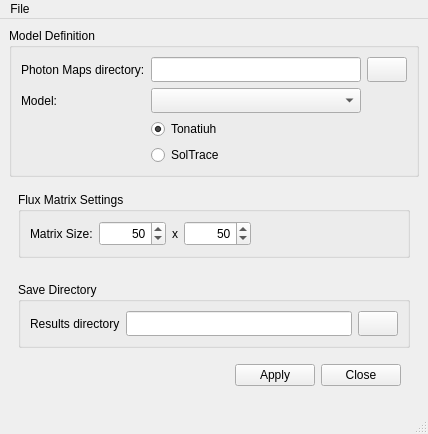
<?xml version="1.0" encoding="UTF-8"?>
<ui version="4.0">
 <class>MainWindow</class>
 <widget class="QMainWindow" name="MainWindow">
  <property name="geometry">
   <rect>
    <x>0</x>
    <y>0</y>
    <width>428</width>
    <height>414</height>
   </rect>
  </property>
  <property name="windowTitle">
   <string>MainWindow</string>
  </property>
  <widget class="QWidget" name="centralwidget">
   <layout class="QVBoxLayout" name="verticalLayout">
    <item>
     <widget class="QGroupBox" name="modelBox">
      <property name="title">
       <string>Model Definition</string>
      </property>
      <layout class="QGridLayout" name="gridLayout">
       <item row="1" column="0">
        <widget class="QLabel" name="directoryLabel">
         <property name="minimumSize">
          <size>
           <width>0</width>
           <height>25</height>
          </size>
         </property>
         <property name="text">
          <string>Photon Maps directory:</string>
         </property>
        </widget>
       </item>
       <item row="1" column="2">
        <widget class="QLineEdit" name="directoryLine">
         <property name="minimumSize">
          <size>
           <width>0</width>
           <height>25</height>
          </size>
         </property>
        </widget>
       </item>
       <item row="1" column="3">
        <widget class="QPushButton" name="openButton">
         <property name="minimumSize">
          <size>
           <width>0</width>
           <height>25</height>
          </size>
         </property>
         <property name="text">
          <string/>
         </property>
         <property name="icon">
          <iconset resource="photonsanalyzer.qrc">
           <normaloff>:/icons/open.png</normaloff>:/icons/open.png</iconset>
         </property>
        </widget>
       </item>
       <item row="2" column="0">
        <widget class="QLabel" name="modelLabel">
         <property name="minimumSize">
          <size>
           <width>0</width>
           <height>25</height>
          </size>
         </property>
         <property name="text">
          <string>Model:</string>
         </property>
        </widget>
       </item>
       <item row="2" column="2">
        <widget class="QComboBox" name="modelCombo">
         <property name="minimumSize">
          <size>
           <width>0</width>
           <height>25</height>
          </size>
         </property>
        </widget>
       </item>
       <item row="3" column="2">
        <widget class="QRadioButton" name="tonatiuhRadio">
         <property name="text">
          <string>Tonatiuh</string>
         </property>
         <property name="checked">
          <bool>true</bool>
         </property>
        </widget>
       </item>
       <item row="4" column="2">
        <widget class="QRadioButton" name="solTraceRadio">
         <property name="text">
          <string>SolTrace</string>
         </property>
        </widget>
       </item>
      </layout>
     </widget>
    </item>
    <item>
     <widget class="QWidget" name="fluxWidget" native="true">
      <layout class="QVBoxLayout" name="verticalLayout_2">
       <item>
        <widget class="QGroupBox" name="fluxBox">
         <property name="title">
          <string>Flux Matrix Settings</string>
         </property>
         <layout class="QHBoxLayout" name="horizontalLayout_2">
          <item>
           <widget class="QLabel" name="matrixSizeLabel">
            <property name="minimumSize">
             <size>
              <width>0</width>
              <height>25</height>
             </size>
            </property>
            <property name="text">
             <string>Matrix Size:</string>
            </property>
           </widget>
          </item>
          <item>
           <widget class="QSpinBox" name="matrixWidthSpin">
            <property name="minimumSize">
             <size>
              <width>0</width>
              <height>25</height>
             </size>
            </property>
            <property name="maximumSize">
             <size>
              <width>80</width>
              <height>16777215</height>
             </size>
            </property>
            <property name="alignment">
             <set>Qt::AlignRight|Qt::AlignTrailing|Qt::AlignVCenter</set>
            </property>
            <property name="maximum">
             <number>999999999</number>
            </property>
            <property name="value">
             <number>50</number>
            </property>
           </widget>
          </item>
          <item>
           <widget class="QLabel" name="xLabel">
            <property name="sizePolicy">
             <sizepolicy hsizetype="Fixed" vsizetype="Preferred">
              <horstretch>0</horstretch>
              <verstretch>0</verstretch>
             </sizepolicy>
            </property>
            <property name="text">
             <string>x</string>
            </property>
           </widget>
          </item>
          <item>
           <widget class="QSpinBox" name="matrixHeightSpin">
            <property name="minimumSize">
             <size>
              <width>0</width>
              <height>25</height>
             </size>
            </property>
            <property name="maximumSize">
             <size>
              <width>80</width>
              <height>16777215</height>
             </size>
            </property>
            <property name="layoutDirection">
             <enum>Qt::LeftToRight</enum>
            </property>
            <property name="alignment">
             <set>Qt::AlignRight|Qt::AlignTrailing|Qt::AlignVCenter</set>
            </property>
            <property name="maximum">
             <number>999999999</number>
            </property>
            <property name="value">
             <number>50</number>
            </property>
           </widget>
          </item>
          <item>
           <spacer name="horizontalSpacer">
            <property name="orientation">
             <enum>Qt::Horizontal</enum>
            </property>
            <property name="sizeHint" stdset="0">
             <size>
              <width>40</width>
              <height>20</height>
             </size>
            </property>
           </spacer>
          </item>
         </layout>
        </widget>
       </item>
      </layout>
     </widget>
    </item>
    <item>
     <widget class="QWidget" name="saveWidgetwidget" native="true">
      <layout class="QVBoxLayout" name="verticalLayout_3">
       <item>
        <widget class="QGroupBox" name="saveBox">
         <property name="title">
          <string>Save Directory</string>
         </property>
         <layout class="QGridLayout" name="gridLayout_3">
          <item row="0" column="0">
           <widget class="QLabel" name="saveLabel">
            <property name="minimumSize">
             <size>
              <width>25</width>
              <height>0</height>
             </size>
            </property>
            <property name="text">
             <string>Results directory</string>
            </property>
           </widget>
          </item>
          <item row="0" column="1">
           <widget class="QLineEdit" name="resultsDirectoryLine">
            <property name="minimumSize">
             <size>
              <width>0</width>
              <height>25</height>
             </size>
            </property>
           </widget>
          </item>
          <item row="0" column="2">
           <widget class="QPushButton" name="saveButton">
            <property name="minimumSize">
             <size>
              <width>0</width>
              <height>25</height>
             </size>
            </property>
            <property name="text">
             <string/>
            </property>
            <property name="icon">
             <iconset resource="photonsanalyzer.qrc">
              <normaloff>:/icons/open.png</normaloff>:/icons/open.png</iconset>
            </property>
           </widget>
          </item>
         </layout>
        </widget>
       </item>
       <item>
        <spacer name="verticalSpacer">
         <property name="orientation">
          <enum>Qt::Vertical</enum>
         </property>
         <property name="sizeHint" stdset="0">
          <size>
           <width>20</width>
           <height>40</height>
          </size>
         </property>
        </spacer>
       </item>
       <item>
        <widget class="QWidget" name="buttonsWidget" native="true">
         <property name="maximumSize">
          <size>
           <width>16777215</width>
           <height>40</height>
          </size>
         </property>
         <layout class="QHBoxLayout" name="horizontalLayout">
          <item>
           <spacer name="horizontalSpacer_2">
            <property name="orientation">
             <enum>Qt::Horizontal</enum>
            </property>
            <property name="sizeHint" stdset="0">
             <size>
              <width>1000</width>
              <height>20</height>
             </size>
            </property>
           </spacer>
          </item>
          <item>
           <widget class="QDialogButtonBox" name="buttonBox">
            <property name="minimumSize">
             <size>
              <width>0</width>
              <height>25</height>
             </size>
            </property>
            <property name="layoutDirection">
             <enum>Qt::RightToLeft</enum>
            </property>
            <property name="standardButtons">
             <set>QDialogButtonBox::Apply|QDialogButtonBox::Close</set>
            </property>
           </widget>
          </item>
         </layout>
        </widget>
       </item>
      </layout>
     </widget>
    </item>
   </layout>
  </widget>
  <widget class="QMenuBar" name="menubar">
   <property name="geometry">
    <rect>
     <x>0</x>
     <y>0</y>
     <width>428</width>
     <height>21</height>
    </rect>
   </property>
   <widget class="QMenu" name="menuFile">
    <property name="title">
     <string>File</string>
    </property>
    <addaction name="actionClose"/>
   </widget>
   <addaction name="menuFile"/>
  </widget>
  <widget class="QStatusBar" name="statusbar"/>
  <action name="actionClose">
   <property name="text">
    <string>Close</string>
   </property>
  </action>
 </widget>
 <resources>
  <include location="photonsanalyzer.qrc"/>
 </resources>
 <connections>
  <connection>
   <sender>buttonBox</sender>
   <signal>rejected()</signal>
   <receiver>MainWindow</receiver>
   <slot>close()</slot>
   <hints>
    <hint type="sourcelabel">
     <x>370</x>
     <y>463</y>
    </hint>
    <hint type="destinationlabel">
     <x>237</x>
     <y>266</y>
    </hint>
   </hints>
  </connection>
  <connection>
   <sender>actionClose</sender>
   <signal>triggered(bool)</signal>
   <receiver>MainWindow</receiver>
   <slot>close()</slot>
   <hints>
    <hint type="sourcelabel">
     <x>-1</x>
     <y>-1</y>
    </hint>
    <hint type="destinationlabel">
     <x>237</x>
     <y>266</y>
    </hint>
   </hints>
  </connection>
 </connections>
</ui>
